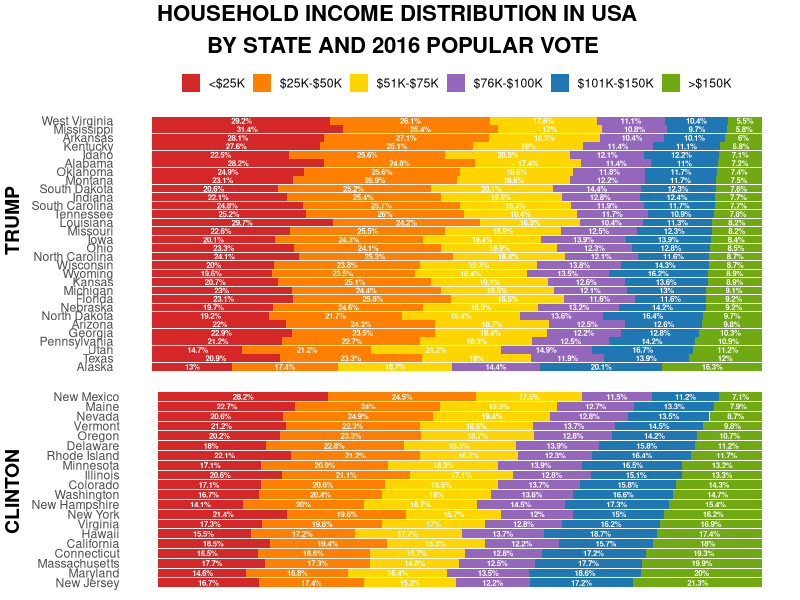

This chart was generated by the following R code:
# Thinh Pham & Katherine M. Prioli
# Makeover Monday - split reproduced graph by election results
# Sun Oct 07 11:05:38 2018 ------------------------------


#### Libraries ----

library(tidyverse)
library(readxl)
library(grid)
library(gridExtra)


#### Read in, wrangle, and join 2016 presidential election data ----

incometbl_raw <- read_csv("data/incometbl.csv")

incometbl <- incometbl_raw %>% 
  arrange(desc(incomecat), catpct) %>% 
  mutate(incomecat = factor(incomecat,
                            levels = c("<$25K", 
                                       "$25K-$50K", 
                                       "$51K-$75K", 
                                       "$76K-$100K", 
                                       "$101K-$150K", 
                                       ">$150K"))) %>%
  mutate(state = factor(state, levels = rev(state[1:50])))

popvote_raw <- read_xlsx("data/federalelections2016.xlsx", sheet = "Appendix A", range = "A7:C59")

popvote <- as.tibble(popvote_raw) %>% 
  filter(!is.na(STATE) & STATE != "D.C.") %>% 
  mutate(gop = as.numeric(TRUMP)) %>% 
  mutate(dem = as.numeric(CLINTON)) %>% 
  mutate(winner = case_when(
    dem < gop ~ "R",
    dem > gop ~ "D"
  )) %>% 
  mutate(winner = factor(winner, levels = c("R", "D"))) %>% 
  rename(state = STATE) %>% 
  mutate(state = factor(state, levels = rev(incometbl$state[1:50]))) %>% 
  select(state, winner)

popvote_gop <- popvote %>% filter(winner == "R") %>% count()
weight_gop = popvote_gop / 50
popvote_dem <- popvote %>% filter(winner == "D") %>% count()
weight_dem = popvote_dem / 50


incometbl <- full_join(incometbl, popvote, by = "state")

write_csv(incometbl, "data/incometbl_vote.csv")                                     # Export vote-augmented dataset
                                                                                    # in case Thinh wants it

#### Separate reproduced graph by election results ----

reprod_plot_gop <- ggplot(data = filter(incometbl, winner == "R"), 
                          aes(x = state, y = catpct / 100, fill = incomecat, label = catpct)) +
  coord_flip() +                                                                    # Put states on vertical axis
  geom_bar(stat = "identity", aes(y = catpct * 100), position = "fill") +
  scale_fill_manual(values = c(                                                     # Match color scheme of original graph
    "<$25K" = "#D62728",
    "$25K-$50K" = "#FF7F03",
    "$51K-$75K" = "#FFD500",
    "$76K-$100K" = "#9467BD",
    "$101K-$150K" = "#1F77B4",
    ">$150K" = "#6FAA12")) +
  geom_text(aes(label = paste0(catpct,"%")),                                        # Label stacked bars
            size = 2, color = "white", fontface = "bold", 
            hjust = 0.5, position = position_stack(vjust = 0.5)) +
  scale_y_reverse() +                                                               # Ensure <$25K category on left
  theme(axis.text.x = element_blank(),
        axis.ticks = element_blank(),
        axis.title = element_blank(),
        panel.background = element_blank(),
        legend.position = "top",
        legend.title = element_blank(),
        legend.key.width = unit(0.5, "cm"),
        legend.key.height = unit(0.5, "cm")) +
  guides(fill = guide_legend(nrow = 1))                                             # Force all legend elements into one row
#reprod_plot_gop

reprod_plot_dem <- ggplot(data = filter(incometbl, winner == "D"), 
                          aes(x = state, y = catpct / 100, fill = incomecat, label = catpct)) +
  coord_flip() +                                                                    # Put states on vertical axis
  geom_bar(stat = "identity", aes(y = catpct * 100), position = "fill") +
  scale_fill_manual(values = c(                                                     # Match color scheme of original graph
    "<$25K" = "#D62728",
    "$25K-$50K" = "#FF7F03",
    "$51K-$75K" = "#FFD500",
    "$76K-$100K" = "#9467BD",
    "$101K-$150K" = "#1F77B4",
    ">$150K" = "#6FAA12")) +
  geom_text(aes(label = paste0(catpct,"%")),                                        # Label stacked bars
            size = 2, color = "white", fontface = "bold", 
            hjust = 0.5, position = position_stack(vjust = 0.5)) +
  scale_y_reverse() +                                                               # Ensure <$25K category on left
  theme(axis.text.x = element_blank(),
        axis.ticks = element_blank(),
        axis.title = element_blank(),
        panel.background = element_blank(),
        legend.position = "none")
#reprod_plot_dem

plot_gop <- arrangeGrob(reprod_plot_gop, left = textGrob("TRUMP", 
                                                         rot = 90,
                                                         gp = gpar(fontsize = 14, fontface = "bold")))
plot_dem <- arrangeGrob(reprod_plot_dem, left = textGrob("CLINTON", 
                                                         rot = 90,
                                                         gp = gpar(fontsize = 14, fontface = "bold")))

grid.arrange(plot_gop, plot_dem, nrow = 2,
             heights = c(2 * weight_gop, 2 * weight_dem),
             top = textGrob("HOUSEHOLD INCOME DISTRIBUTION IN USA \n BY STATE AND 2016 POPULAR VOTE",
                            gp = gpar(fontsize = 16, fontface = "bold")))


# Note - grid.arrange disables ggsave(), so I manually exported the graph using the Plots tab